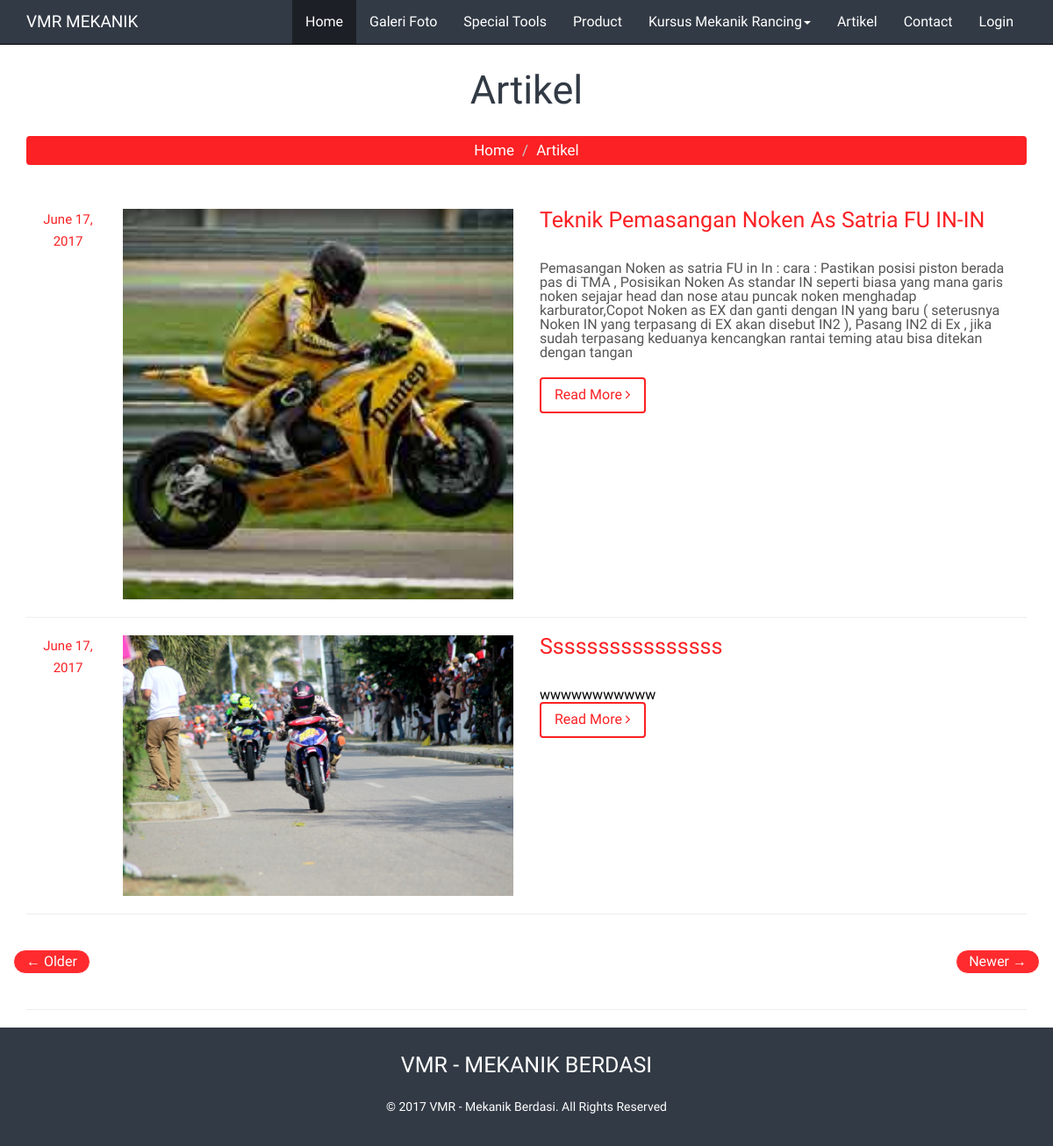
Screenshot of /artikel.html with the database file from the repository.
### tables this page shows
CREATE TABLE `artikel` (
  `artikel_id` int(11) NOT NULL,
  `artikel_name` varchar(100) DEFAULT NULL,
  `artikel_images` text,
  `artikel_desc` text,
  `artikel_date` datetime DEFAULT NULL,
  `user_id` int(11) DEFAULT NULL
);

### artikel.php (the view)
<section class="inner-w3ls">
    <div class="container">
		<h3 class="text-center">Artikel</h3>
        <div class="row">
            <div class="col-lg-12">
                <ol class="breadcrumb">
                    <li><a href="index.html">Home</a>
                    </li>
                    <li class="active">Artikel</li>
                </ol>
            </div>
        </div>
	</div>
</section>
<section class="news-w3layouts">
    <div class="container">
        <?php
        $sqlArtikel =mysql_query("SELECT * FROM artikel ORDER BY artikel_id DESC");
        while($dataArtikel = mysql_fetch_array($sqlArtikel)){
        ?>
        <div class="news-w3ls">
            <div class="col-md-1 text-center">
                <p class="news-agileits2">June 17, 2017</p>
            </div>
            <div class="col-md-5">
                <a href="artikel-detail-<?php echo $dataArtikel['artikel_id'];  ?>.html">
                    <div class="hover01 column">
						<div>
							<figure><img class="img-responsive img-hover" src="images/artikel/<?php echo $dataArtikel['artikel_images']; ?>" alt="w3layouts"></figure>
						</div>
					</div>
                </a>
            </div>
            <div class="col-md-6">
                <h3>
                    <a href="artikel-detail-<?php echo $dataArtikel['artikel_id'];  ?>.html"><?php echo $dataArtikel['artikel_name']; ?></a>
                </h3>
                <p class="news-agileits3"><?php echo substr($dataArtikel['artikel_desc'],0,550); ?></p>
                <a class="btn btn-primary" href="artikel-detail-<?php echo $dataArtikel['artikel_id'];  ?>.html">Read More <i class="fa fa-angle-right"></i></a>
            </div>
			<div class="clearfix"></div>
        </div>
        <hr>
        <?php  } ?>
        <div class="row">
            <ul class="pager">
                <li class="previous"><a href="#">&larr; Older</a>
                </li>
                <li class="next"><a href="#">Newer &rarr;</a>
                </li>
            </ul>
        </div>
        <hr>
	</div>

### css/style.css (style rules this page uses)
body { padding:0; margin:0; background:#FFF; }
body a { transition:0.5s all; -webkit-transition:0.5s all; -moz-transition:0.5s all; -o-transition:0.5s all; -ms-transition:0.5s all; }
h1,h2,h3,h4,h5,h6 { margin:0; padding:0; }
p { margin:0; }
ul { margin:0; padding:0; }
html * { -webkit-font-smoothing: antialiased; -moz-osx-font-smoothing: grayscale; }
ol, ul { list-style: none; }
*, *::after, *::before { -webkit-box-sizing: border-box; -moz-box-sizing: border-box; box-sizing: border-box; }
html, body, div, span, applet, object, iframe, h1, h2, h3, h4, h5, h6, p, blockquote, pre, a, abbr, acronym, address, big, cite, code, del, dfn, em, img, ins, kbd, q, s, samp, small, strike, strong, sub, sup, tt, var, b, u, i, center, dl, dt, dd, ol, ul, li, fieldset, form, label, legend, table, caption, tbody, tfoot, thead, tr, th, td, article, aside, canvas, details, embed, figure, figcaption, footer, header, hgroup, menu, nav, output, ruby, section, summary, time, mark, audio, video { margin: 0; padding: 0; border: 0; font-size: 100%; font: inherit; vertical-align: baseline; }
article, aside, details, figcaption, figure, footer, header, hgroup, menu, nav, section { display: block; }
body { line-height: 1; }
body { font-family: 'Comfortaa', cursive; color:#000; font-weight:100; }
section.inner-w3ls { padding:80px 0 50px; }
section.inner-w3ls h3.text-center { font-size:45px; font-weight:normal; color:#323a45; padding-bottom:30px; font-family: 'Michroma', sans-serif; }
section.inner-w3ls .breadcrumb { background-color: #fb2124; text-align:center; margin-bottom:0; }
section.inner-w3ls .breadcrumb li { font-size:17px; }
section.inner-w3ls .breadcrumb li a { color:#fff; text-decoration:none; }
section.inner-w3ls .breadcrumb>.active { color: #fff; }
* { margin:0; padding:0; }
.column { margin: 0; padding: 0; }
.column::after { content: ''; clear: both; display: block; }
.column div { position: relative; float: left; width:100%; margin: 0; padding: 0; }
.column figure { width:100%; margin: 0; padding: 0; background: #fff; overflow: hidden; }
.hover01 figure img { width: 100%; height: auto; display:block; -webkit-transform: scale(1); transform: scale(1); -moz-transform: scale(1); -o-transform: scale(1); -ms-transform: scale(1); -webkit-transition:all .7s ease-in-out; transition:all .7s ease-in-out; -moz-transition:all .7s ease-in-out; -o-transition:all .7s ease-in-out; -ms-transition:all .7s ease-in-out; }
.clearfix:after { content: "."; display: block; height: 0; clear: both; visibility: hidden }
.clearfix { *+height: 1%; }
.news-w3ls h3 { font-size: 25px; font-weight: normal; padding-bottom:15px; text-transform:capitalize; font-family: 'Michroma', sans-serif; }
p.news-agileits2 { font-size: 15px; line-height: 25px; color: #fb2124; }
.news-w3ls h3 a { color:#fb2124; text-decoration:none; }
.news-w3ls p.news-agileits3 { font-size: 15px; line-height: 28px; padding-bottom: 20px; font-weight: 100; }
.news-w3ls a.btn.btn-primary { font-size: 16px; font-weight: normal; font-family: 'Michroma', sans-serif; color:#fb2124; text-align: center; padding: 7px 15px; background-color: transparent; border: 2px solid #fb2124; }
.pager li>a, .pager li>span { display: inline-block; padding: 5px 14px; background-color: #ff2b2e; color: #fff; border: 1px solid #fff; border-radius: 15px; font-family: 'Michroma', sans-serif; }

### rows the page displays
artikel: artikel_images (picture), artikel_name "Teknik Pemasangan Noken As Satria FU IN-IN", artikel_desc "Pemasangan Noken as satria FU in In : cara : Pastikan posisi piston berada pas di TMA , Posisikan Noken As standar IN seperti biasa yang mana garis noken sejajar head dan nose atau puncak noken menghadap karburator,Copot Noken as EX dan ganti dengan IN yang baru ( seterusnya Noken IN yang terpasang di EX akan disebut IN2 ), Pasang IN2 di Ex , jika sudah terpasang keduanya kencangkan rantai teming atau bisa ditekan dengan tangan"
artikel: artikel_images (picture), artikel_name "Ssssssssssssssss", artikel_desc "wwwwwwwwwww"
